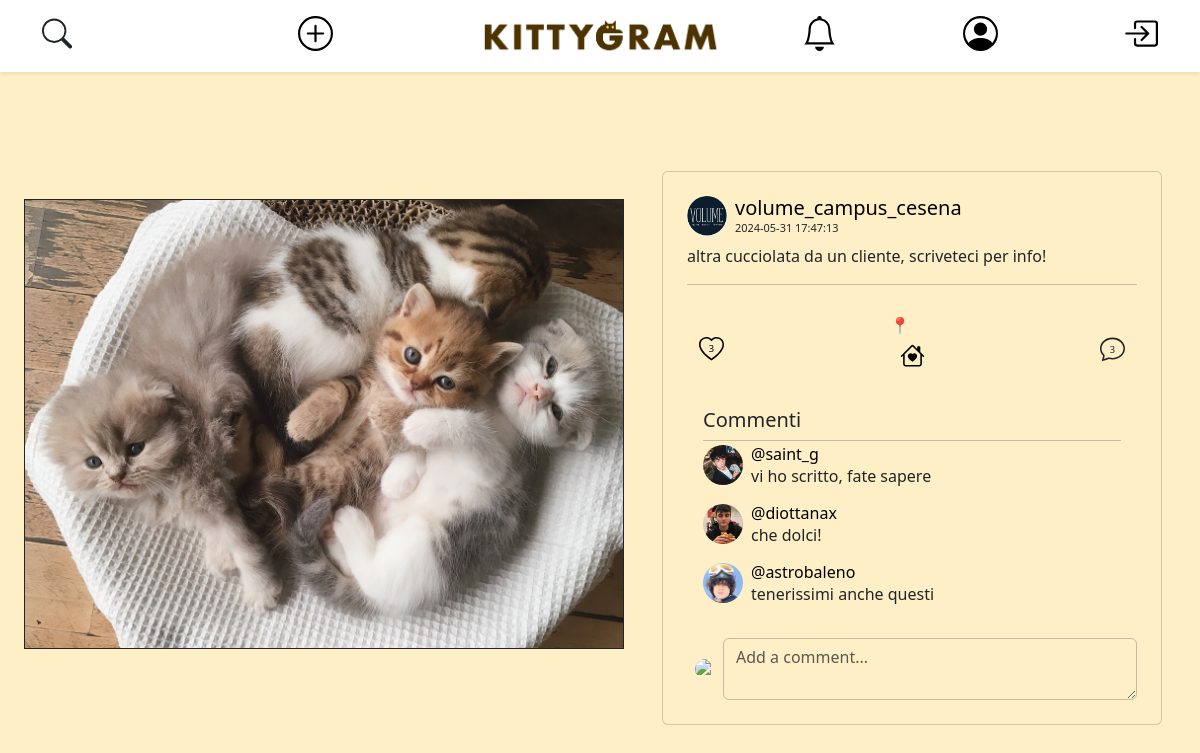
The page /open-post.php?post_id=9 on the database its author committed.
### tables this page shows
CREATE TABLE IF NOT EXISTS ACCOUNT (
    user_id INT AUTO_INCREMENT PRIMARY KEY,
    username VARCHAR(25) NOT NULL UNIQUE,
    email VARCHAR(319) NOT NULL UNIQUE,
    password VARCHAR(512) NOT NULL,  
    salt VARCHAR(512) NOT NULL,
    first_name VARCHAR(25) NOT NULL,
    last_name VARCHAR(25) NOT NULL,
    user_bio VARCHAR(255) NOT NULL DEFAULT " ",
    profile_pic_id INT DEFAULT 1,
    city_id INT
);

CREATE TABLE IF NOT EXISTS MEDIA (
    media_id INT AUTO_INCREMENT PRIMARY KEY,
    file_name VARCHAR(255) NOT NULL,
    post_id INT
);

CREATE TABLE IF NOT EXISTS ADOPTION (
    post_id INT PRIMARY KEY,
    adopted BOOLEAN NOT NULL DEFAULT 0,
    city_id INT NOT NULL
);

CREATE TABLE IF NOT EXISTS POST (
    post_id INT AUTO_INCREMENT PRIMARY KEY,
    description VARCHAR(100) NOT NULL,
    date DATETIME NOT NULL,
    user_id INT NOT NULL
);

CREATE TABLE IF NOT EXISTS COMMENT (
    comment_id INT AUTO_INCREMENT,
    post_id INT NOT NULL,
    user_id INT NOT NULL,
    message VARCHAR(200) NOT NULL,
    date DATETIME NOT NULL,
    PRIMARY KEY (comment_id, post_id)
);

### db-config.php (called while the page is built, shortened)
<?php
$dbname = "kittygram";
require_once("db/database.php");
$dbh = new DatabaseHelper($dbname);

### db/database.php (called while the page is built, shortened)
<?php
class DatabaseHelper
{
    private $db;
    public function __construct($dbname, $servername = "localhost", $username = "root", $password = "", $port = 3306)
    {
        $this->db = new mysqli($servername, $username, $password, $dbname, $port);
    }
    public function getAccountFromUsername($username)
    {
        $query = "SELECT user_id as id, username, file_name as pic, first_name, last_name, user_bio, email FROM account
                    LEFT JOIN media ON account.profile_pic_id = media.media_id
                    WHERE account.username = ?
                    LIMIT 1;";
        $stmt = $this->db->prepare($query);
        $stmt->bind_param("s", $username);
        $stmt->execute();
        $result = $stmt->get_result();
        return $result->fetch_all(MYSQLI_ASSOC)[0];
    }
    public function getAccountFromId($user_id)
    {
        $query = "SELECT user_id as id, username, file_name as pic, first_name, last_name, user_bio, email FROM account
                    LEFT JOIN media ON account.profile_pic_id = media.media_id
                    WHERE account.user_id = ?
                    LIMIT 1;";
        $stmt = $this->db->prepare($query);
        $stmt->bind_param("i", $user_id);
        $stmt->execute();
        $result = $stmt->get_result();
        return $result->fetch_all(MYSQLI_ASSOC)[0];
    }
    public function getNotificationsById($user_id)
    {
        $query = "
            SELECT notification_id,message,post_id,from_user_id as user_from_id,ur.username as username_from,seen,
            for_user_id as user_for_id,ui.username as username_for
            FROM NOTIFICATION INNER JOIN ACCOUNT ui ON NOTIFICATION.for_user_id = ui.user_id
            INNER JOIN ACCOUNT ur ON NOTIFICATION.from_user_id = ur.user_id
            WHERE NOTIFICATION.for_user_id = ? AND NOTIFICATION.seen = 0
            ORDER BY date DESC, notification_id
        ";
        $stmt = $this->db->prepare($query);
        $stmt->bind_param('i', $user_id);
        $stmt->execute();
        $result = $stmt->get_result();
        return $result->fetch_all(MYSQLI_ASSOC);
    }
    public function getNumLikes($post_id) {
        $query = "SELECT COUNT(*) FROM post_like WHERE post_id = ?";
        $stmt = $this->db->prepare($query);
        $stmt->bind_param("i", $post_id);
        $stmt->execute();
        $stmt->bind_result($num_likes);
        return isset($num_likes) ? $num_likes : 0;
    }
    public function userLikesPost($idPost, $userId)
    {
        $query = "
            SELECT COUNT(*) AS numberLikes
            FROM post_like
            WHERE user_id = ? AND post_id = ?
        ";
        $stmt = $this->db->prepare($query);
        $stmt->bind_param("ii", $userId, $idPost);
        $stmt->execute();
        $result = $stmt->get_result();
        $row = $result->fetch_assoc();
        return $row["numberLikes"];
    }
    function getMediasByPostId($post_id)
    {
        $query = "SELECT file_name FROM MEDIA WHERE post_id = ?";
        $stmt = $this->db->prepare($query);
        $stmt->bind_param("i", $post_id);
        $stmt->execute();
        $result = $stmt->get_result();
        $files = [];
        while ($row = $result->fetch_assoc()) {
            $files[] = $row['file_name'];
        }
        return $files;
    }
    private function getComments($post_id)
    {
        $query = "SELECT `username`, `file_name` as 'profile_pic', `message`, `date` FROM `comment`
                    LEFT JOIN (account LEFT JOIN media on account.profile_pic_id = media.media_id)
                        ON comment.user_id = account.user_id
                    WHERE comment.post_id = ?;";
        $stmt = $this->db->prepare($query);
        $stmt->bind_param("i", $post_id);
        $stmt->execute();
        $result = $stmt->get_result();
        return $result->fetch_all(MYSQLI_ASSOC);
    }
    public function isAdoption($post_id)
    {
        $query = "SELECT COUNT(*) as count
              FROM adoption
              WHERE post_id = ?";
        $stmt = $this->db->prepare($query);
        $stmt->bind_param("i", $post_id);
        $stmt->execute();
        $result = $stmt->get_result()->fetch_assoc();
        return $result['count'] > 0;
    }
    public function getAdoption($post_id)
    {
        $query = "SELECT post.post_id, description, date, user_id, adopted, city_name
                    FROM adoption
                    LEFT JOIN post ON adoption.post_id = post.post_id
                    LEFT JOIN city ON adoption.city_id = city.city_id
                    WHERE adoption.post_id = ?
                    LIMIT 1;";
        $stmt = $this->db->prepare($query);
        $stmt->bind_param("i", $post_id);
        $stmt->execute();
        $result = $stmt->get_result()->fetch_all(MYSQLI_ASSOC)[0];
        if (isset($result['user_id'])) {
            $result['owner'] = $this->getAccountFromId($result['user_id']);
            $result['media'] = $this->getMediasByPostId($post_id);
            $result['comment'] = $this->getComments($post_id);
        }
        return $result;
    }
}

### open-post.php (the view, shortened to what this page needs)
<?php
require_once ("db-config.php");
if (isset($_GET['post_id'])) {
    $post_id = $_GET['post_id'];
    $isAdoption = $dbh->isAdoption($post_id);
    if ($isAdoption) {
        $currentPost = $dbh->getAdoption($post_id);
    } else {
        $currentPost = $dbh->getPost($post_id);
    }
}
if (isset($currentPost)):
    ?>
    <!Doctype html>
    <html lang="en">
    <head>
        <link href="https://cdn.jsdelivr.net/npm/bootstrap@5.3.3/dist/css/bootstrap.min.css" rel="stylesheet"
>
        <link rel="stylesheet" href="css/style.css">
        <?php echo require_once ("./components/navbar.php") ?>
        <?php $viewer = $dbh->getAccountFromUsername($_SESSION['username']); ?>
    </head>
    <body>
        <div class="container-fluid py-4 d-flex justify-content-center align-items-center min-vh-100">
            <div class="row auto-cols w-100">
                <div class="col mt-5 mb-5 py-4 d-flex justify-content-center">
                    <?php
                    $images = $currentPost["media"];
                    if (count($currentPost["media"]) > 1): ?>
                        <div id="carousel-<?php echo $currentPost['post_id']; ?>" class="carousel slide">
                            <div class="carousel-indicators">
                                <?php foreach ($images as $index => $image): ?>
                                    <button type="button" data-bs-target="#carousel-<?php echo $currentPost['post_id']; ?>"
                                        data-bs-slide-to="<?php echo $index; ?>" class="<?php echo $index === 0 ? 'active' : ''; ?>"
                                        aria-current="<?php echo $index === 0 ? 'true' : 'false'; ?>"
                                        aria-label="Slide <?php echo $index + 1; ?>"></button>
                                <?php endforeach; ?>
                            </div>
                            <div class="carousel-inner">
                                <?php foreach ($images as $index => $image): ?>
                                    <div class="carousel-item <?php echo $index === 0 ? 'active' : ''; ?>">
                                        <img src="./img/<?php echo $image; ?>" class="d-block w-100 h-100 post-image"
                                            alt="Post Image">
                                    </div>
                                <?php endforeach; ?>
                            </div>
                            <button class="carousel-control-prev" type="button"
                                data-bs-target="#carousel-<?php echo $currentPost['post_id']; ?>" data-bs-slide="prev">
                                <span class="carousel-control-prev-icon" aria-hidden="true"></span>
                                <span class="visually-hidden">Previous</span>
                            </button>
                            <button class="carousel-control-next" type="button"
                                data-bs-target="#carousel-<?php echo $currentPost['post_id']; ?>" data-bs-slide="next">
                                <span class="carousel-control-next-icon" aria-hidden="true"></span>
                                <span class="visually-hidden">Next</span>
                            </button>
                        </div>
                    <?php else: ?>
                        <img src="./img/<?php echo $images[0]; ?>" alt="Post Image" class="border border-dark post-image">
                    <?php endif; ?>
                </div>
                <div class="col mt-5 d-flex justify-content-center">
                    <div class="card p-4">
                        <div class="mb-1 d-flex align-items-center">
                            <img src="img/<?php echo $currentPost['owner']['pic'] ?>" class="avatar rounded-circle me-2"
                                alt="Avatar utente">
                            <div>
                                <a href="open-profile.php?username=<?php echo $currentPost['owner']['username']; ?>"
                                    class="custom-link">
                                    <h5 class="mb-0"><?php echo $currentPost['owner']['username'] ?></h5>
                                </a>
                                <p class="mb-0 smaller-text"><?php echo $currentPost['date'] ?></p>
                            </div>
                        </div>
                        <p class="mb-0 mt-1 text-start"> <?php echo $currentPost['description'] ?></p>
                        <hr class="my-3 border-dark">
                        <nav class="navbar navbar-expand mt-1">
                            <div class="container-fluid">
                                <?php
                                $liked = $dbh->userLikesPost($currentPost["post_id"], $_SESSION["user_id"]);
                                $likedClass = $liked ? 'liked' : '';
                                ?>
                                <div class="like-icon <?php echo $likedClass ?>"
                                    data-post-id="<?php echo $currentPost["post_id"]; ?>"
                                    data-owner-id="<?php echo $currentPost["user_id"]; ?>">
                                    <svg width="25" height="25" xmlns="http://www.w3.org/2000/svg" viewBox="0 0 16 16">
                                        <path
                                            d="<?php echo $likedClass == 'liked' ? 'M8 1.314C12.438-3.248 23.534 4.735 8 15-7.534 4.736 3.562-3.248 8 1.314' : 'm8 2.748-.717-.737C5.6.281 2.514.878 1.4 3.053c-.523 1.023-.641 2.5.314 4.385.92 1.815 2.834 3.989 6.286 6.357 3.452-2.368 5.365-4.542 6.286-6.357.955-1.886.838-3.362.314-4.385C13.486.878 10.4.28 8.717 2.01zM8 15C-7.333 4.868 3.279-3.04 7.824 1.143q.09.083.176.171a3 3 0 0 1 .176-.17C12.72-3.042 23.333 4.867 8 15'; ?>" />
                                            <text x="8" y="8" fill="black" font-size="6" text-anchor="middle" alignment-baseline="middle"><?php echo $dbh->getNumLikes($post_id) ?></text>
                                    </svg>
                                </div>
                                <?php if ($isAdoption): ?>
                                    <?php if ($_SESSION['user_id'] != $currentPost['user_id']): ?>
                                        <?php if (!$currentPost['adopted']): ?>
                                            <div class="d-flex flex-column align-items-center mb-3">
                                                <span class="mb-1 fw-bold me-4">📍<?php echo $currentPost['city_name'] ?></span>
                                                <div class="adoption-icon" data-bs-toggle="modal" data-bs-target="#adoption-modal"
                                                    data-post-id="<?php echo $currentPost['post_id'] ?>"
                                                    data-owner="<?php echo $currentPost['owner']['username'] ?>">
                                                </div>
                                            </div>
                                        <?php endif; ?>
                                    <?php endif; ?>
                                <?php endif; ?>
                                <svg xmlns="http://www.w3.org/2000/svg" width="25" height="25" fill="currentColor" class="bi bi-chat" viewBox="0 0 16 16" id="commentIcon">
                                    <path
                                        d="M2.678 11.894a1 1 0 0 1 .287.801 11 11 0 0 1-.398 2c1.395-.323 2.247-.697 2.634-.893a1 1 0 0 1 .71-.074A8 8 0 0 0 8 14c3.996 0 7-2.807 7-6s-3.004-6-7-6-7 2.808-7 6c0 1.468.617 2.83 1.678 3.894m-.493 3.905a22 22 0 0 1-.713.129c-.2.032-.352-.176-.273-.362a10 10 0 0 0 .244-.637l.003-.01c.248-.72.45-1.548.524-2.319C.743 11.37 0 9.76 0 8c0-3.866 3.582-7 8-7s8 3.134 8 7-3.582 7-8 7a9 9 0 0 1-2.347-.306c-.52.263-1.639.742-3.468 1.105" />
                                    <text x="8" y="9" font-size="6" text-anchor="middle" alignment-baseline="middle"><?php echo count($currentPost['comment']) ?></text>
                                </svg>
                            </div>
                        </nav>
                        <div class="card-body">
                            <h5 class="card-title text-start">Commenti</h5>
                            <hr class="my-1 border-transparent">
                            <div class="comment-container">
                                <?php foreach ($currentPost['comment'] as $comment): ?>
                                    <div class="d-flex mb-3">
                                        <img src="img/<?php echo $comment['profile_pic'] ?>" class="avatar rounded-circle me-2"
                                            alt="Avatar utente">
                                        <div>
                                            <a href="open-profile.php?username=<?php echo $comment['username']; ?>"
                                                class="custom-link">
                                                <h6 class="mb-0">@<?php echo $comment['username'] ?></h6>
                                            </a>
                                            <p class="mb-0"><?php echo $comment['message'] ?></p>
                                        </div>
                                    </div>
                                <?php endforeach; ?>
                            </div>
                        </div>
                        <form id="commentForm" class="w-100">
                                <div class="d-flex align-items-center justify-content-center">
                                    <img src="img/<?php echo $viewer['pic'] ?>"
                                        class="small-avatar rounded-circle me-2 ms-2" alt="Avatar utente">
                                    <textarea class="form-control transparent-input" placeholder="Add a comment..."
                                        id="commentArea" maxlength=200></textarea>
                                </div>
                        </form>
                    </div>
                </div>
            </div>
        </div>
    </body>
    </html>
    <?php require_once ("./modals/post-settings-modal.php") ?>
<?php else:
    header('Location: ./index.php');
endif;
?>

### rows shown on the page
account: profile_pic.file_name (picture), username "volume_campus_cesena"
adoption: post_id.date "2024-05-31 17:47:13", post_id.description "altra cucciolata da un cliente, scriveteci per info!"
comment: media.file_name (picture), user.username "saint_g", message "vi ho scritto, fate sapere"
comment: media.file_name (picture), user.username "diottanax", message "che dolci!"
comment: media.file_name (picture), user.username "astrobaleno", message "tenerissimi anche questi"

### other values the page prints
$dbh->getNumLikes($post_id) "3"
count($currentPost['comment']) "3"
